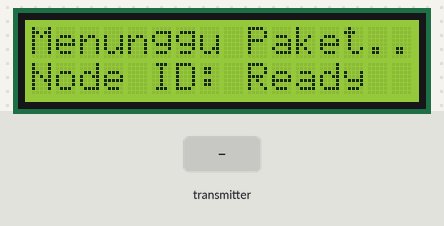
Bench run of a sketch on a simulated Arduino Uno, built with avr-gcc and run on an emulated ATmega328P. Parts: 16×2 character LCD. The test bench sets the inputs (shaded band). No radio packets arrive unless stated; what the sketch prints to the serial monitor is not drawn.

Above: at 4.3 s.
4.4 s: the transmitter starts sending nodeId = -100
At 5.2 s:
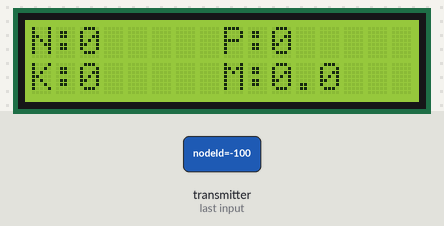
5.9 s: the transmitter starts sending soilMoisture = 256
At 6.6 s:
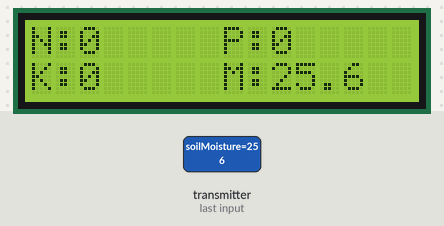
7.4 s: the transmitter starts sending nitrogen = 256
At 7.7 s:
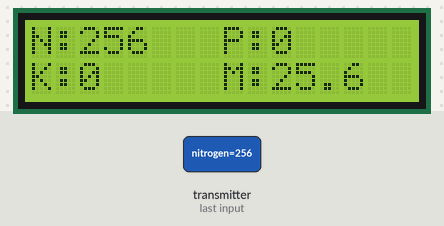
8.9 s: the transmitter starts sending phosporus = 256
At 10.0 s:
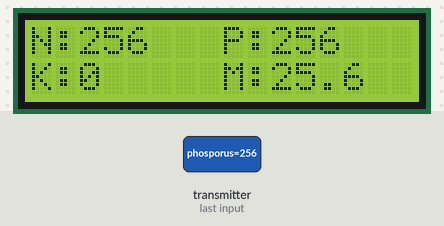
10.4 s: the transmitter starts sending kalium = 256
At 11.2 s:
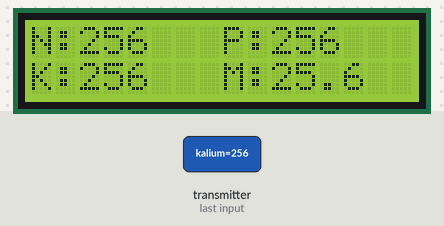
11.9 s: the transmitter starts sending soilMoisture = 0
At 12.8 s:
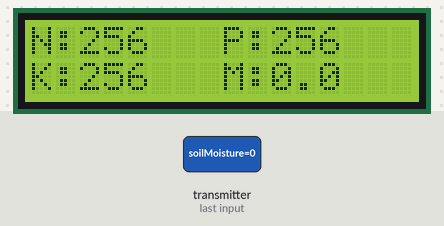
Timing chart, 0 to 14.4 s (numbered marks = the images above; inputs shaded):
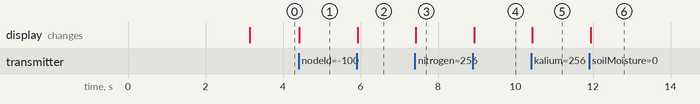

Measured:
- after the input at 4.4 s, the display: changes at once (image 1)
- after the input at 5.9 s, the display: changes at once (image 2)
- after the input at 7.4 s, the display: changes at once (image 3)
- after the input at 8.9 s, the display: changes at once (image 4)
- after the input at 10.4 s, the display: changes at once (image 5)
- after the input at 11.9 s, the display: changes at once (image 6)

The sketch:

sink_node_v1.ino
```cpp
#include <SPI.h>
#include <LoRa.h>
#include <LiquidCrystal_I2C.h>

#define SS 25
#define DIO 26
#define RST 27

LiquidCrystal_I2C display(0x27, 16, 2);

#pragma pack(push, 1)
struct PayloadData {
  int8_t nodeId;
  int16_t soilMoisture;
  int16_t soilTemperature;
  int16_t conductivity;
  int16_t soilPh;
  int16_t nitrogen;
  int16_t phosporus;
  int16_t kalium;
  int16_t airTemperature;
  int16_t airHumidity;
  int16_t lightIntensity;
};
#pragma pack(pop)

struct PayloadData payload;

unsigned long lastDisplayMillis = 0;
unsigned long lastPacketMillis = 0;
int lcdPage = 0;
bool hasNewPacket = false;

int8_t nodeId = 0;
int16_t n = 0, p = 0, k = 0, ec = 0;
float moistS = 0.0, tempS = 0.0, phS = 0.0, tempA = 0.0, humA = 0.0;
uint16_t lux = 0;

void setupLoRa() {
  LoRa.setPins(SS, RST, DIO);
  if(!LoRa.begin(923E6)) {
    Serial.println("Lora Failed");
    display.setCursor(0,0);
    display.print("LoRa Failed");
    while(1);
  }
  LoRa.setSpreadingFactor(7);
  Serial.println("Lora connected");
  display.print("Lora Connected");
}

void setup() {
  Serial.begin(9600);
  display.init();
  display.backlight();
  setupLoRa();
  delay(3000);
  display.clear();
}

void loop() {
  unsigned long currentMillis = millis();


  int packetSize = LoRa.parsePacket();

  if (packetSize) {
    Serial.print("Paket Terdeteksi! Ukuran: ");
    Serial.println(packetSize);

    if (packetSize == sizeof(payload)) {
      LoRa.readBytes((uint8_t*)&payload, packetSize);

      nodeId  = payload.nodeId;
      n       = payload.nitrogen;
      p       = payload.phosporus;
      k       = payload.kalium;
      moistS  = payload.soilMoisture / 10.0;
      tempS   = payload.soilTemperature / 10.0;
      ec      = payload.conductivity;
      phS     = payload.soilPh / 10.0;
      tempA   = payload.airTemperature / 10.0;
      humA    = payload.airHumidity / 10.0;
      lux     = payload.lightIntensity;

      Serial.println(nodeId);

      hasNewPacket = true;
      lcdPage = 1;
      lastDisplayMillis = currentMillis;
      display.clear();
    } else {
      Serial.println("[WARNING] Paket diabaikan karena ukurannya tidak cocok (Korup)!");
      display.clear();
      display.setCursor(0, 0);
      display.print("Paket Korup!");
      lastPacketMillis = currentMillis;
    }
  }


  if (hasNewPacket) {
    if (lcdPage == 1) {
      display.setCursor(0,0);
      display.print("N:"); display.print(n);
      display.setCursor(8,0);
      display.print("P:"); display.print(p);
      display.setCursor(0,1);
      display.print("K:"); display.print(k);
      display.setCursor(8,1);
      display.print("M:"); display.print(moistS, 1);

      if (currentMillis - lastDisplayMillis >= 4000) {
        lcdPage = 2;
        lastDisplayMillis = currentMillis;
        display.clear();
      }
    }
    else if (lcdPage == 2) {
      display.setCursor(0,0);
      display.print("Ts:"); display.print(tempS, 1);
      display.setCursor(8,0);
      display.print("pH:"); display.print(phS, 1);
      display.setCursor(0,1);
      display.print("Ta:"); display.print(tempA, 1);
      display.setCursor(8,1);
      display.print("Hu:"); display.print(humA, 1);

      if (currentMillis - lastDisplayMillis >= 4000) {
        hasNewPacket = false;
        lcdPage = 0;
        display.clear();
      }
    }
  }
  else {
    if (currentMillis - lastDisplayMillis >= 500) {
      lastDisplayMillis = currentMillis;

      display.setCursor(0, 0);
      display.print("Menunggu Paket...");
      display.setCursor(0, 1);
      display.print("Node ID: Ready  ");
    }
  }
}
```
